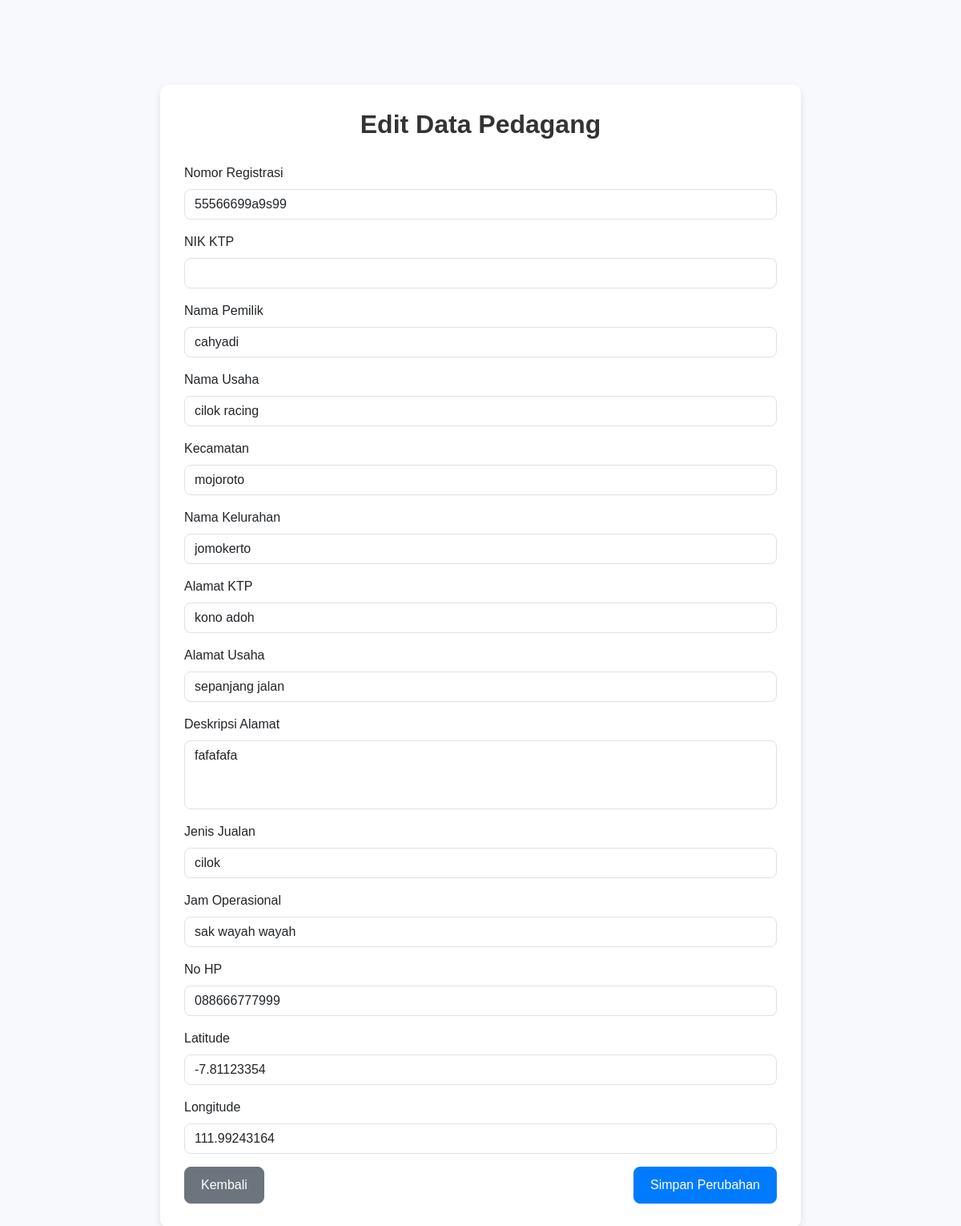
The page /pkl/edit_pedagang.php?id=4 on the database its author committed.
### tables this page shows
CREATE TABLE IF NOT EXISTS `pedagang` (
  `id` int(11) NOT NULL AUTO_INCREMENT,
  `no_registrasi` varchar(20) DEFAULT NULL,
  `nik` varchar(16) DEFAULT NULL,
  `nama_pemilik` varchar(100) DEFAULT NULL,
  `alamat_ktp` text,
  `kecamatan` varchar(50) DEFAULT NULL,
  `nama_kelurahan` varchar(50) DEFAULT NULL,
  `alamat_usaha` text,
  `deskripsi_alamat` text,
  `jenis_jualan` varchar(50) DEFAULT NULL,
  `jam_operasional` varchar(50) DEFAULT NULL,
  `no_hp` varchar(15) DEFAULT NULL,
  `latitude` decimal(10,8) DEFAULT NULL,
  `longitude` decimal(11,8) DEFAULT NULL,
  `foto_ktp` varchar(255) DEFAULT NULL,
  `foto_nib` varchar(255) DEFAULT NULL,
  `foto_lapak` varchar(255) DEFAULT NULL,
  `created_at` timestamp NULL DEFAULT CURRENT_TIMESTAMP,
  `status_validasi` enum('pending','true','false') DEFAULT 'true',
  `nama_usaha` varchar(50) DEFAULT NULL,
  PRIMARY KEY (`id`)
);

### pkl/edit_pedagang.php (the view, shortened to what this page needs)
<?php
include "include/header.php";
if (isset($_GET['id'])) {
    $id = $_GET['id'];
    $sql = "SELECT * FROM pedagang WHERE id = $id";
    $result = mysqli_query($conn, $sql);
    $data = mysqli_fetch_assoc($result);
} else {
    die("ID tidak diberikan!");
}
?>
<!DOCTYPE html>
<html lang="id">
<head>
    <link href="https://cdn.jsdelivr.net/npm/bootstrap@5.3.0-alpha1/dist/css/bootstrap.min.css" rel="stylesheet">
</head>
<body>
    <div class="container">
        <h2>Edit Data Pedagang</h2>
        <form action="" method="POST">
            <div class="mb-3">
                <label for="no_registrasi">Nomor Registrasi</label>
                <input type="text" class="form-control" id="no_registrasi" name="no_registrasi" value="<?php echo $data['no_registrasi']; ?>" required>
            </div>
            <div class="mb-3">
                <label for="nik">NIK KTP</label>
                <input type="number" class="form-control" id="nik" name="nik" value="<?php echo $data['nik']; ?>" required>
            </div>
            <div class="mb-3">
                <label for="nama_pemilik">Nama Pemilik</label>
                <input type="text" class="form-control" id="nama_pemilik" name="nama_pemilik" value="<?php echo $data['nama_pemilik']; ?>" required>
            </div>
            <div class="mb-3">
                <label for="nama_usaha">Nama Usaha</label>
                <input type="text" class="form-control" id="nama_usaha" name="nama_usaha" value="<?php echo $data['nama_usaha']; ?>" required>
            </div>
            <div class="mb-3">
                <label for="kecamatan">Kecamatan</label>
                <input type="text" class="form-control" id="kecamatan" name="kecamatan" value="<?php echo $data['kecamatan']; ?>" required>
            </div>
            <div class="mb-3">
                <label for="nama_kelurahan">Nama Kelurahan</label>
                <input type="text" class="form-control" id="nama_kelurahan" name="nama_kelurahan" value="<?php echo $data['nama_kelurahan']; ?>" required>
            </div>
            <div class="mb-3">
                <label for="alamat_ktp">Alamat KTP</label>
                <input type="text" class="form-control" id="alamat_ktp" name="alamat_ktp" value="<?php echo $data['alamat_ktp']; ?>" required>
            </div>
            <div class="mb-3">
                <label for="alamat_usaha">Alamat Usaha</label>
                <input type="text" class="form-control" id="alamat_usaha" name="alamat_usaha" value="<?php echo $data['alamat_usaha']; ?>" required>
            </div>
            <div class="mb-3">
                <label for="deskripsi_alamat">Deskripsi Alamat</label>
                <textarea class="form-control" id="deskripsi_alamat" name="deskripsi_alamat" rows="3" required><?php echo $data['deskripsi_alamat']; ?></textarea>
            </div>
            <div class="mb-3">
                <label for="jenis_jualan">Jenis Jualan</label>
                <input type="text" class="form-control" id="jenis_jualan" name="jenis_jualan" value="<?php echo $data['jenis_jualan']; ?>" required>
            </div>
            <div class="mb-3">
                <label for="jam_operasional">Jam Operasional</label>
                <input type="text" class="form-control" id="jam_operasional" name="jam_operasional" value="<?php echo $data['jam_operasional']; ?>" required>
            </div>
            <div class="mb-3">
                <label for="no_hp">No HP</label>
                <input type="text" class="form-control" id="no_hp" name="no_hp" value="<?php echo $data['no_hp']; ?>" required>
            </div>
            <div class="mb-3">
                <label for="latitude">Latitude</label>
                <input type="text" class="form-control" id="latitude" name="latitude" value="<?php echo $data['latitude']; ?>" required>
            </div>
            <div class="mb-3">
                <label for="longitude">Longitude</label>
                <input type="text" class="form-control" id="longitude" name="longitude" value="<?php echo $data['longitude']; ?>" required>
            </div>
            <div class="d-flex justify-content-between">
                <a href="index.php" class="btn btn-secondary">Kembali</a>
                <button type="submit" class="btn btn-primary">Simpan Perubahan</button>
            </div>
        </form>
    </div>
</body>
</html>

### survey_pasar/css/blog-home.css (style rules this page uses)
body { padding-top: 54px; }
@media (min-width: 992px) { body { padding-top: 56px; } }

### pkl/edit_pedagang.php (style rules this page uses)
body { background-color: #f7f9fc; font-family: Arial, sans-serif; }
.container { max-width: 800px; background-color: #ffffff; border-radius: 10px; box-shadow: 0 4px 10px rgba(0, 0, 0, 0.1); padding: 30px; margin-top: 50px; }
.form-control { border-radius: 8px; }
.btn-primary { background-color: #007bff; border-color: #007bff; border-radius: 8px; padding: 10px 20px; font-size: 16px; }
.btn-secondary { border-radius: 8px; padding: 10px 20px; font-size: 16px; }
h2 { color: #333; font-weight: bold; text-align: center; margin-bottom: 30px; }
textarea.form-control { resize: none; }

### rows shown on the page
pedagang: no_registrasi "55566699a9s99", nama_pemilik "cahyadi", nama_usaha "cilok racing", kecamatan "mojoroto", nama_kelurahan "jomokerto", alamat_ktp "kono adoh", alamat_usaha "sepanjang jalan", deskripsi_alamat "fafafafa", jenis_jualan "cilok", jam_operasional "sak wayah wayah", no_hp "088666777999", latitude "-7.81123354", longitude "111.99243164"
